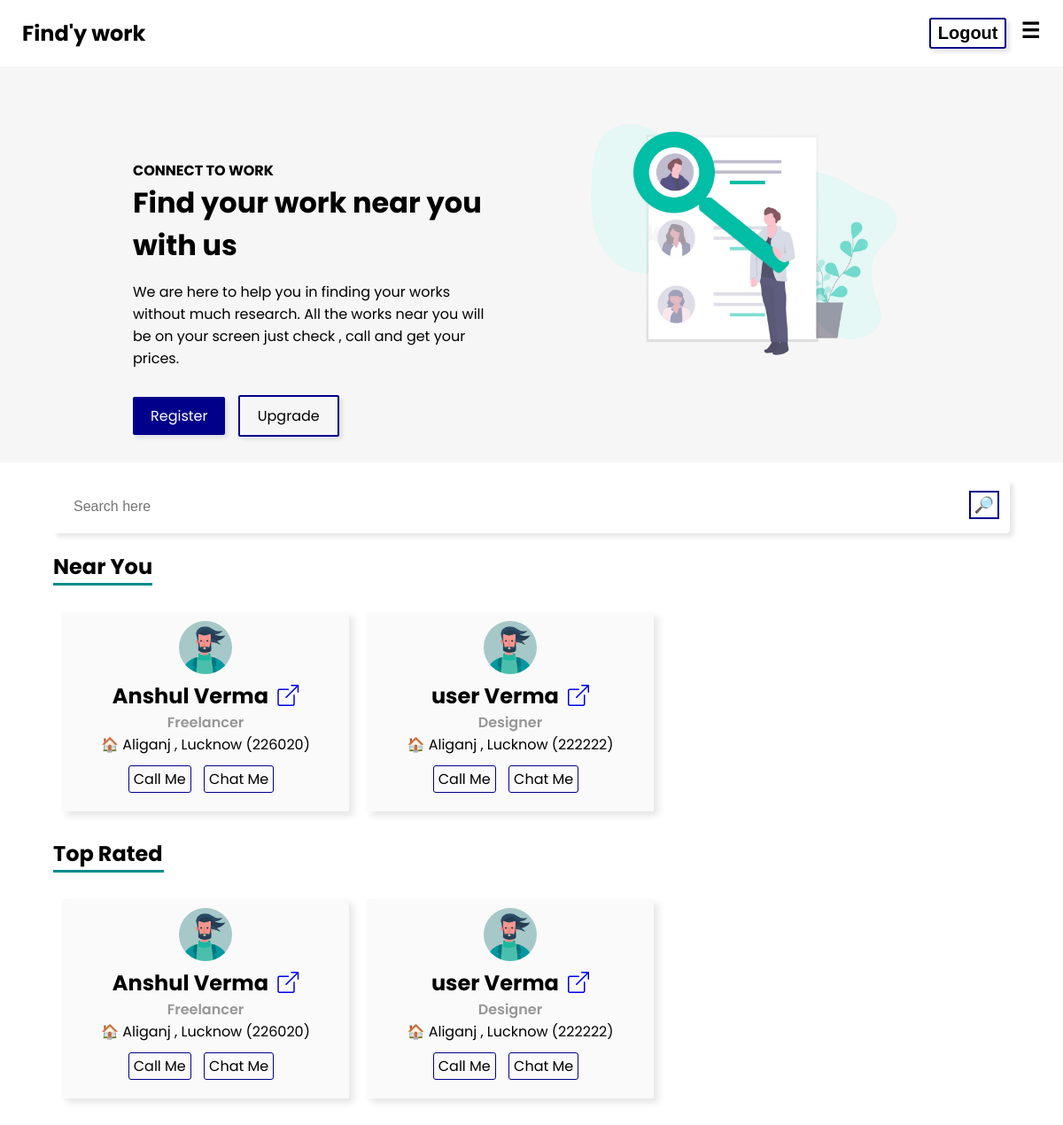
Page / (signed in) on the committed database.
### app/models.py (models this page shows)
class WorkerProfile(models.Model):
    phone = models.CharField(max_length = 20)
    pincode = models.CharField(max_length = 10)
    address = models.CharField(max_length = 250 , null = True, blank = True)
    occupation = models.CharField(max_length = 100)
    experience = models.CharField(max_length = 100)
    rupees = models.CharField(max_length = 100)
    hourorday = models.CharField(max_length = 100)
    gender = models.CharField(max_length=250 , null = True)
    username = models.ForeignKey(User , on_delete = models.CASCADE)

### app/views.py (the view)
# urls.py: path('',home , name = "home"),
def home(request):
    option = False
    if request.session.has_key('username'):
        print(request.session['username'])
        username = request.session['username']
        user = User.objects.get(username=username)
        option = True
        try:
            option = True
            UserProfile.objects.get(username=user)
            print('User HomePage')
            user = True
            worker = False
            workerObj = WorkerProfile.objects.all()
            return render(request, 'app/home.html', {'option': option, 'user': user, 'worker': worker, 'workerObj': workerObj})
        except:
            try:
                option = True
                WorkerProfile.objects.get(username=user)
                print('Worker HomePage')
                worker = True
                user = False
                objects = Work.objects.all()
                return render(request, 'app/home.html', {'option': option, 'worker': worker, 'user': user, 'works': objects})
            except:
                pass
    user = False
    worker = False
    return render(request, 'app/home.html', {'option': option, 'worker': worker, 'user': user})

### templates/app/home.html (shortened to what this page needs)
{% extends 'base.html' %}
{% load static %}
{% block head %}
 <link rel="stylesheet" href="{% static 'responsive.css' %}">
 {% endblock %}
{% block body %}
{% load static %}
<div class="header">
<div class="container__header">
    <div class="container content">
        <span><b>CONNECT TO WORK </b></span>
        <h1>Find your work near you with us</h1>
        <p style="font-size: 16px;">We are here to help you in finding your works without much research. All the works near you will be on your screen just check , call and get your prices.</p>
        <a href="{% url 'signup' %}" class="btn_dark">Register</a>
        <a href="" class="btn_dark side">Upgrade </a>
    </div>
    <div class="container">
        <div class="container__img">
            <img src="{% static 'images/hero_main.png' %}" alt="header_img">
        </div>
    </div>
</div>
</div>
{% if user %}
{% include './user/userhome.html' %}
{% endif %}
{% endblock %}

### templates/app/user/userhome.html
<div class="userhome_container">
  <div class="search_option">
    <form
      class="search_form"
      action="{% url 'search' %}"
      name="search"
      value="{{request.GET.q}}"
      method="GET"
    >
      <input
        type="text"
        placeholder="Search here "
        name="q"
        value="{{request.GET.q}}"
        autocomplete="off"
      />
      <button type="submit" value="Search">🔎</button>
    </form>
  </div>
  <div class="headline">
    <h2>Near You</h2>
    <div class="line" style="width: 112px; margin: -19px 0px 4px 0px"></div>
  </div>
  {% load static %}
  <div class="row">
    {% for i in workerObj %}
    <div class="column">
      <div class="card">
        <div class="left">
          <img
            src="{% static 'images/male.png' %}"
            alt="profile"
            width="60px"
            height="60px"
            style="border-radius: 50%"
          />
        </div>
        <div class="right">
          <h2>
            {{i.username.first_name}} {{i.username.last_name}} &nbsp;<a href="{% url 'seeprofile' key=i.username %}"
              ><i class="bi bi-box-arrow-up-right"></i
            ></a>
          </h2>
          <span style="color: rgba(0, 0, 0, 0.4); font-weight: 600"
            >{{i.occupation}}</span
          >
          <span>🏠 {{i.address}} ({{i.pincode}})</span>
          <div style="margin: 14px 0px">
            <a
              href="tel:{{i.phone}"
              style="
                padding: 3px 5px;
                border: 1px solid darkblue;
                border-radius: 3px;
                text-decoration: none;
                margin: 0px 0px;
                color: #000;
              "
              >Call Me</a
            >
            <a
              href="https://wa.me/{{i.phone}}"
              style="
                padding: 3px 5px;
                border: 1px solid darkblue;
                border-radius: 3px;
                text-decoration: none;
                margin: 0px 10px;
                color: #000;
              "
              >Chat Me</a
            >
          </div>
        </div>
      </div>
    </div>
    {% endfor %}
  </div>
  <div class="headline">
    <h2>Top Rated</h2>
    <div class="line" style="width: 125px; margin: -19px 0px 4px 0px"></div>
  </div>
  <div class="row">
    {% for i in workerObj %}
    <div class="column">
      <div class="card">
        <div class="left">
          <img
            src="{% static 'images/male.png' %}"
            alt="profile"
            width="60px"
            height="60px"
            style="border-radius: 50%"
          />
        </div>
        <div class="right">
          <h2>
            {{i.username.first_name}} {{i.username.last_name}} &nbsp;<a href="{% url 'seeprofile' key=i.username %}"
              ><i class="bi bi-box-arrow-up-right"></i
            ></a>
          </h2>
          <span style="color: rgba(0, 0, 0, 0.4); font-weight: 600"
            >{{i.occupation}}</span
          >
          <span>🏠 {{i.address}} ({{i.pincode}})</span>
          <div style="margin: 14px 0px">
            <a
              href="tel:{{i.phone}}"
              style="
                padding: 3px 5px;
                border: 1px solid darkblue;
                border-radius: 3px;
                text-decoration: none;
                margin: 0px 0px;
                color: #000;
              "
              >Call Me</a
            >
            <a
              href="https://wa.me/{{i.phone}}"
              style="
                padding: 3px 5px;
                border: 1px solid darkblue;
                border-radius: 3px;
                text-decoration: none;
                margin: 0px 10px;
                color: #000;
              "
              >Chat Me</a
            >
          </div>
        </div>
      </div>
    </div>
    {% endfor %}
  </div>
</div>

### static/responsive.css (style rules this page uses)
.column { float: left; width: 30%; padding: 0 10px; }
.row { margin: 0 auto; }
.row:after { content: ""; display: table; clear: both; }
.card { margin: 10px 0px; }
.card h2 { margin: 0; }
.card span { display: block; }
.card { box-shadow: 5px 5px 8px rgba(0,0,0,0.1); padding: 10px 15px; text-align: center; background-color: #fafafa; }

### static/style.css (style rules this page uses)
body { margin: 0; font-family: "Poppins", sans-serif !important; -webkit-font-smoothing: antialiased; -moz-osx-font-smoothing: grayscale; }
button { float: right; font-size: 24px; background: transparent; border: none; outline: none; font-weight: bold; }
.header { background-color: rgba(216, 209, 209, 0.2); }
.container__header { display: flex; width: 80%; margin: 0 auto; }
.content { padding-top: 75px !important; }
.container { padding: 10px 30px; width: 90%; }
.container h1, span { margin: 0; }
.container p { padding-bottom: 20px !important; }
.container p { margin-bottom: 20px; }
.container__header .container img { width: 100%; height: auto; }
.container { margin: 30px 0px; width: 80%; height: auto; }
.btn_dark { padding: 10px 20px; background: darkblue; text-align: center; text-decoration: none; border-radius: 2px; box-shadow: 3px 3px 5px rgba(0, 0, 0, 0.1); color: white; width: 160px !important; }
.side { margin-left: 10px !important; background: transparent; border: 2px solid darkblue; color: #000; }
form { width: 300px; margin: 40px 20px 40px 20px; box-shadow: 4px 4px 5px rgba(0, 0, 0, 0.1); padding: 10px 25px; border-radius: 4px; border-top: 5px solid darkblue; }
form input, select, textarea { display: block; margin: 15px 0px; margin-left: 15px; padding: 6px 8px; width: 250px; border: 1.5px solid rgb(218, 213, 213); font-weight: 500; font-size: medium; outline: none; }
.line { height: 3px; width: 155px; background: darkcyan; }
.userhome_container { margin: 0px auto; padding: 20px 10px; width: 90%; height: auto; }
.search_form { display: inline-block; width: 100%; padding: 0px; margin: 0px; border: none; }
.search_form input { width: 80%; border: none; }
.search_form button { margin-top: -48px; padding: 3px 4px; margin-right: 12px; border: 2px solid darkblue; font-size: 18px; cursor: pointer; }
.headline { margin: 20px 0px; }

### rows in the picture
WorkerProfile: username.first_name "Anshul", username.last_name "Verma", occupation "Freelancer", address "Aliganj , Lucknow", pincode "226020"
WorkerProfile: username.first_name "user", username.last_name "Verma", occupation "Designer", address "Aliganj , Lucknow", pincode "222222"
